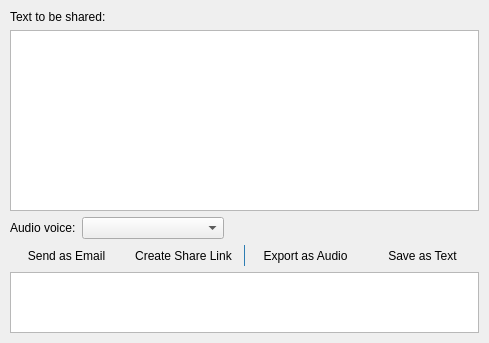
<?xml version="1.0" encoding="UTF-8"?>
<ui version="4.0">
 <class>Share</class>
 <widget class="QWidget" name="Share">
  <property name="geometry">
   <rect>
    <x>0</x>
    <y>0</y>
    <width>489</width>
    <height>343</height>
   </rect>
  </property>
  <property name="minimumSize">
   <size>
    <width>420</width>
    <height>300</height>
   </size>
  </property>
  <property name="windowTitle">
   <string>Form</string>
  </property>
  <layout class="QVBoxLayout" name="verticalLayout">
   <property name="spacing">
    <number>6</number>
   </property>
   <property name="leftMargin">
    <number>10</number>
   </property>
   <property name="topMargin">
    <number>10</number>
   </property>
   <property name="rightMargin">
    <number>10</number>
   </property>
   <property name="bottomMargin">
    <number>10</number>
   </property>
   <item>
    <widget class="QLabel" name="label">
     <property name="text">
      <string>Text to be shared:</string>
     </property>
    </widget>
   </item>
   <item>
    <widget class="QPlainTextEdit" name="translation"/>
   </item>
   <item>
    <layout class="QHBoxLayout" name="voiceLayout">
     <property name="spacing">
      <number>6</number>
     </property>
     <item>
      <widget class="QLabel" name="voiceLabel">
       <property name="text">
        <string>Audio voice:</string>
       </property>
      </widget>
     </item>
     <item>
      <widget class="QComboBox" name="voiceGender">
       <property name="sizePolicy">
        <sizepolicy hsizetype="Preferred" vsizetype="Fixed">
         <horstretch>0</horstretch>
         <verstretch>0</verstretch>
        </sizepolicy>
       </property>
       <property name="minimumContentsLength">
        <number>14</number>
       </property>
      </widget>
     </item>
     <item>
      <spacer name="horizontalSpacerVoice">
       <property name="orientation">
        <enum>Qt::Orientation::Horizontal</enum>
       </property>
       <property name="sizeHint" stdset="0">
        <size>
         <width>40</width>
         <height>20</height>
        </size>
       </property>
      </spacer>
     </item>
    </layout>
   </item>
   <item>
    <layout class="QHBoxLayout" name="horizontalLayout">
     <property name="spacing">
      <number>4</number>
     </property>
     <item>
      <widget class="QToolButton" name="email">
       <property name="sizePolicy">
        <sizepolicy hsizetype="Expanding" vsizetype="Fixed">
         <horstretch>0</horstretch>
         <verstretch>0</verstretch>
        </sizepolicy>
       </property>
       <property name="toolTip">
        <string>Open your mail client with the translation pre-filled</string>
       </property>
       <property name="text">
        <string>Send as Email</string>
       </property>
       <property name="icon">
        <iconset resource="icons.qrc">
         <normaloff>:/icons/mail-add-line.png</normaloff>:/icons/mail-add-line.png</iconset>
       </property>
       <property name="iconSize">
        <size>
         <width>28</width>
         <height>28</height>
        </size>
       </property>
       <property name="toolButtonStyle">
        <enum>Qt::ToolButtonStyle::ToolButtonTextUnderIcon</enum>
       </property>
       <property name="autoRaise">
        <bool>true</bool>
       </property>
      </widget>
     </item>
     <item>
      <widget class="QToolButton" name="pastebin">
       <property name="sizePolicy">
        <sizepolicy hsizetype="Expanding" vsizetype="Fixed">
         <horstretch>0</horstretch>
         <verstretch>0</verstretch>
        </sizepolicy>
       </property>
       <property name="toolTip">
        <string>Upload to Paste.rs and copy a public share link to the clipboard</string>
       </property>
       <property name="text">
        <string>Create Share Link</string>
       </property>
       <property name="icon">
        <iconset resource="icons.qrc">
         <normaloff>:/icons/clipboard-line.png</normaloff>:/icons/clipboard-line.png</iconset>
       </property>
       <property name="iconSize">
        <size>
         <width>28</width>
         <height>28</height>
        </size>
       </property>
       <property name="toolButtonStyle">
        <enum>Qt::ToolButtonStyle::ToolButtonTextUnderIcon</enum>
       </property>
       <property name="autoRaise">
        <bool>true</bool>
       </property>
      </widget>
     </item>
     <item>
      <widget class="Line" name="line">
       <property name="maximumSize">
        <size>
         <width>1</width>
         <height>16777215</height>
        </size>
       </property>
       <property name="styleSheet">
        <string notr="true">background-color: rgb(45, 125, 179); border: none;</string>
       </property>
       <property name="orientation">
        <enum>Qt::Orientation::Vertical</enum>
       </property>
      </widget>
     </item>
     <item>
      <widget class="QToolButton" name="download">
       <property name="sizePolicy">
        <sizepolicy hsizetype="Expanding" vsizetype="Fixed">
         <horstretch>0</horstretch>
         <verstretch>0</verstretch>
        </sizepolicy>
       </property>
       <property name="toolTip">
        <string>Synthesise TTS audio and open the audio editor/exporter</string>
       </property>
       <property name="text">
        <string>Export as Audio</string>
       </property>
       <property name="icon">
        <iconset resource="icons.qrc">
         <normaloff>:/icons/volume-up-line.png</normaloff>:/icons/volume-up-line.png</iconset>
       </property>
       <property name="iconSize">
        <size>
         <width>28</width>
         <height>28</height>
        </size>
       </property>
       <property name="toolButtonStyle">
        <enum>Qt::ToolButtonStyle::ToolButtonTextUnderIcon</enum>
       </property>
       <property name="autoRaise">
        <bool>true</bool>
       </property>
      </widget>
     </item>
     <item>
      <widget class="QToolButton" name="text">
       <property name="sizePolicy">
        <sizepolicy hsizetype="Expanding" vsizetype="Fixed">
         <horstretch>0</horstretch>
         <verstretch>0</verstretch>
        </sizepolicy>
       </property>
       <property name="toolTip">
        <string>Save the translation as a plain-text file</string>
       </property>
       <property name="text">
        <string>Save as Text</string>
       </property>
       <property name="icon">
        <iconset resource="icons.qrc">
         <normaloff>:/icons/file-text-line.png</normaloff>:/icons/file-text-line.png</iconset>
       </property>
       <property name="iconSize">
        <size>
         <width>28</width>
         <height>28</height>
        </size>
       </property>
       <property name="toolButtonStyle">
        <enum>Qt::ToolButtonStyle::ToolButtonTextUnderIcon</enum>
       </property>
       <property name="autoRaise">
        <bool>true</bool>
       </property>
      </widget>
     </item>
    </layout>
   </item>
   <item>
    <widget class="QTextBrowser" name="status">
     <property name="sizePolicy">
      <sizepolicy hsizetype="Expanding" vsizetype="Fixed">
       <horstretch>0</horstretch>
       <verstretch>0</verstretch>
      </sizepolicy>
     </property>
     <property name="minimumSize">
      <size>
       <width>0</width>
       <height>52</height>
      </size>
     </property>
     <property name="maximumSize">
      <size>
       <width>16777215</width>
       <height>72</height>
      </size>
     </property>
     <property name="openLinks">
      <bool>false</bool>
     </property>
    </widget>
   </item>
  </layout>
 </widget>
 <resources>
  <include location="icons.qrc"/>
 </resources>
 <connections/>
</ui>
